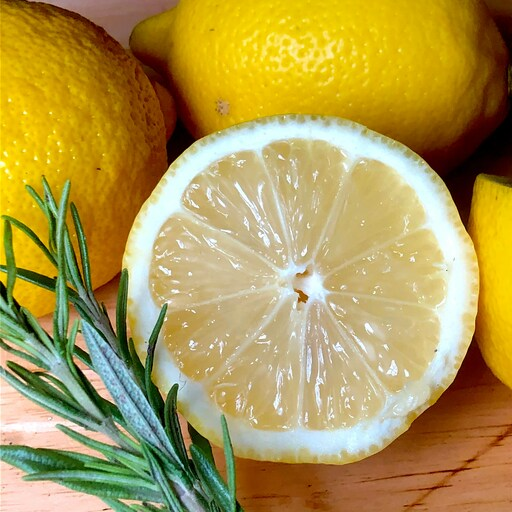
%> input picture lemon.jpg, 512 x 512 px
$ octave Downsampling_SaptialResolution.m   (GNU Octave 9; MATLAB toolbox functions it lacks are replaced by stand-ins)
%> lines starting %> are read from the running program, lines starting %| are printed output that depends on the picture
% MATLAB Program: Downsampling and Spatial Resolution
% by progressively downsampling a grayscale image using various sampling factors.

clear all;
close all;
clc;

OriginalImage = imread('lemon.jpg');  %Read image information
%> OriginalImage is the input picture: size 512x512x3 uint8; mean R, G, B 174.6, 152.7, 80.8
grayImage = rgb2gray(OriginalImage); %Converts RGB Color Image to Grayscale Image
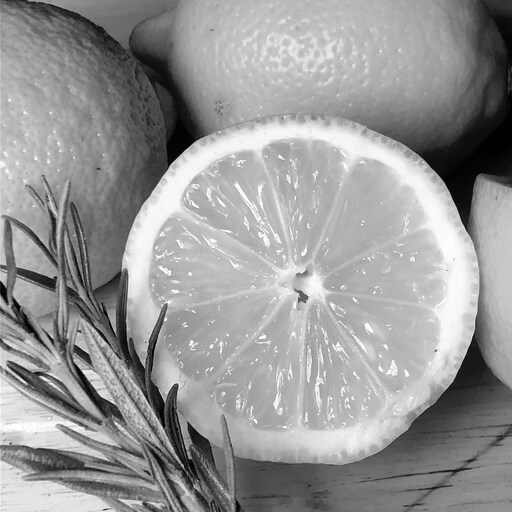
%> grayImage: size 512x512 uint8; min 0, max 255, mean 151

% Define the sampling factors for downsampling
factor = [2 4 8 16 32];


figure
montage({OriginalImage, grayImage}, 'Size', [1,2]);
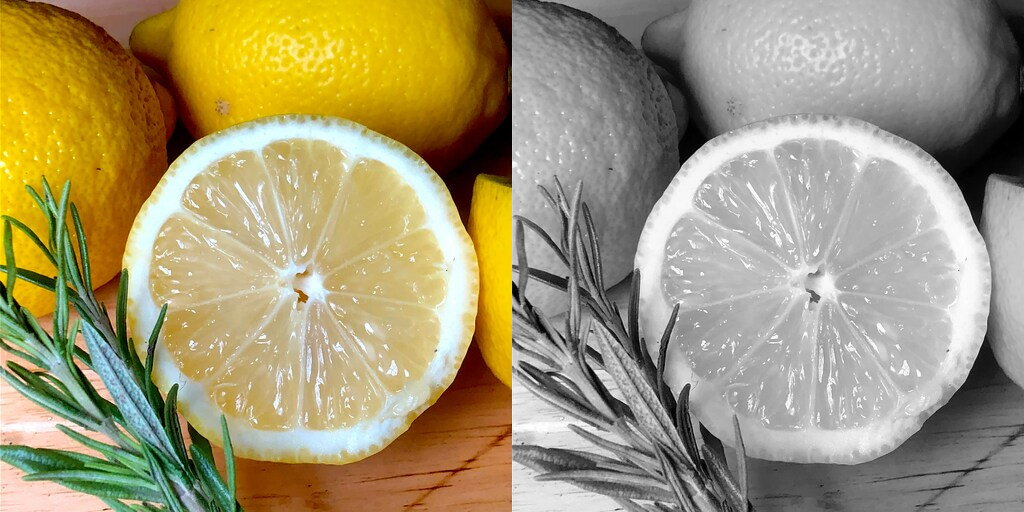
%> displayed picture: size 512x1024x3, on the screen's scale of 0 to 255; mean R, G, B 162.8, 151.9, 115.9
title('Original RGB and Grayscale Images');

figure
% Display the original grayscale image
subplot(231);
imshow(grayImage);
title('Original image 512 x 512' );
% Downsample by a factor of 2 (every 2nd pixel)
downSampled1 = grayImage(1:factor(1):end, 1:factor(1):end);
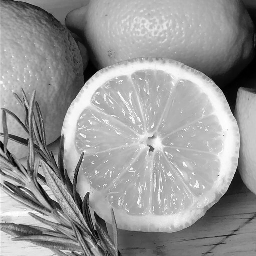
%> downSampled1: size 256x256 uint8; min 0, max 255, mean 151.2
subplot(232);
imshow(downSampled1);
title('Down Sampled image 256 x 256' );
% Downsample by a factor of 4
downSampled2 = grayImage(1:factor(2):end, 1:factor(2):end);
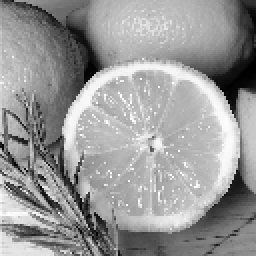
%> downSampled2: size 128x128 uint8 (shown 2 times larger); min 0, max 255, mean 151.5
subplot(233);
imshow(downSampled2);
title('Down Sampled image 128 x 128' );

% Downsample by a factor of 8
downSampled3 = grayImage(1:factor(3):end, 1:factor(3):end);
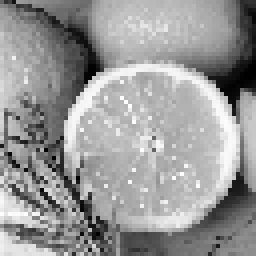
%> downSampled3: size 64x64 uint8 (shown 4 times larger); min 0, max 254, mean 151.7
subplot(234);
imshow(downSampled3);
title('Down Sampled image 64 x 64' );

% Downsample by a factor of 16
downSampled4 = grayImage(1:factor(4):end, 1:factor(4):end);
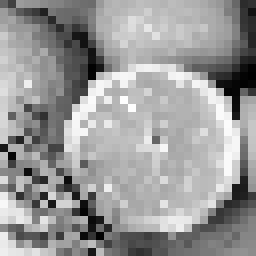
%> downSampled4: size 32x32 uint8 (shown 8 times larger); min 1, max 254, mean 152.3
subplot(235);
imshow(downSampled4);
title('Down Sampled image 32 x 32' );

% Downsample by a factor of 32
downsampled5 = grayImage(1:factor(5):end, 1:factor(5):end);
subplot(236);
imshow(downsampled5);
title('Down Sampled image 16 x 16' );
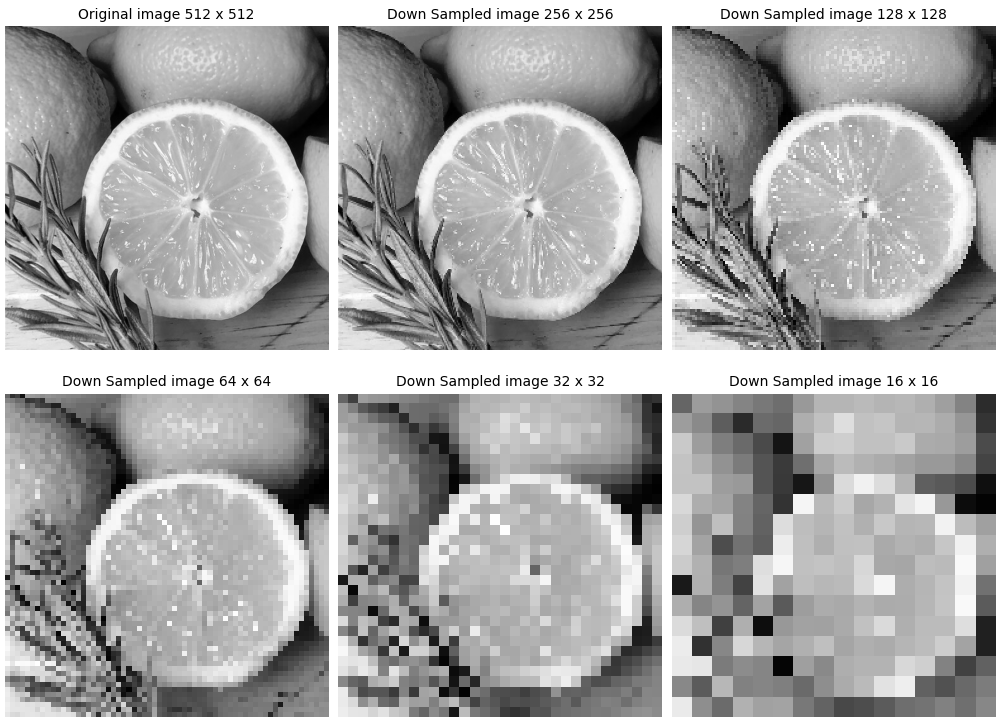
%> figure redrawn from the program's plot data, 6 panels

$ run again, with biker.jpg copied over lemon.jpg
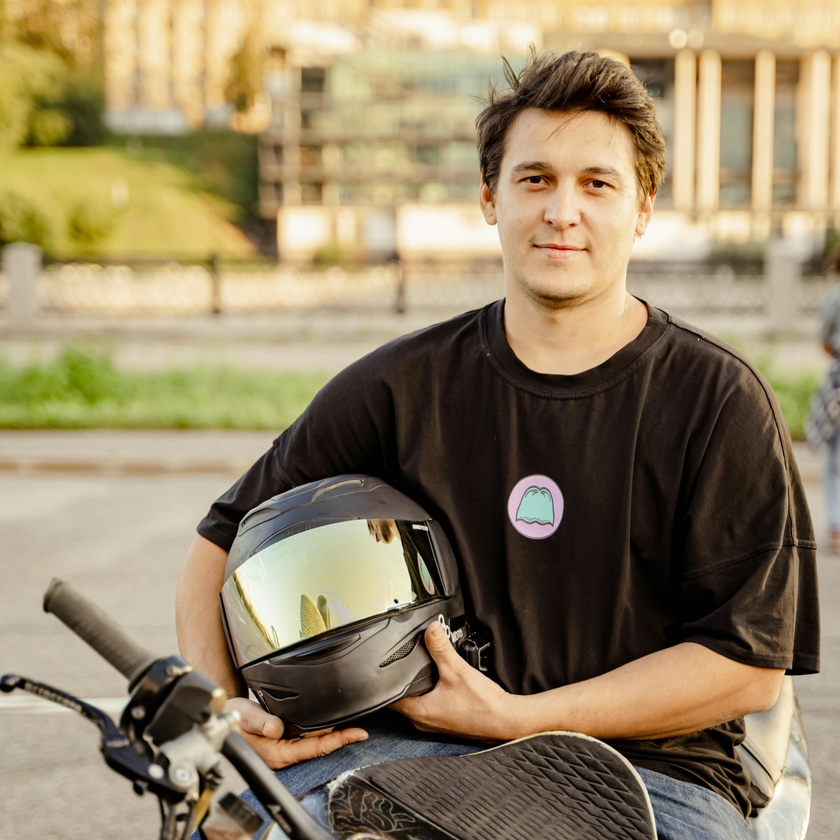
%> input picture biker.jpg, 840 x 840 px, shrunk from 3682 x 3682 before the run
%> OriginalImage is the input picture: size 840x840x3 uint8; mean R, G, B 147.8, 132.1, 102.1
%> `montage({OriginalImage, grayImage}, 'Size', [1,2]);`:
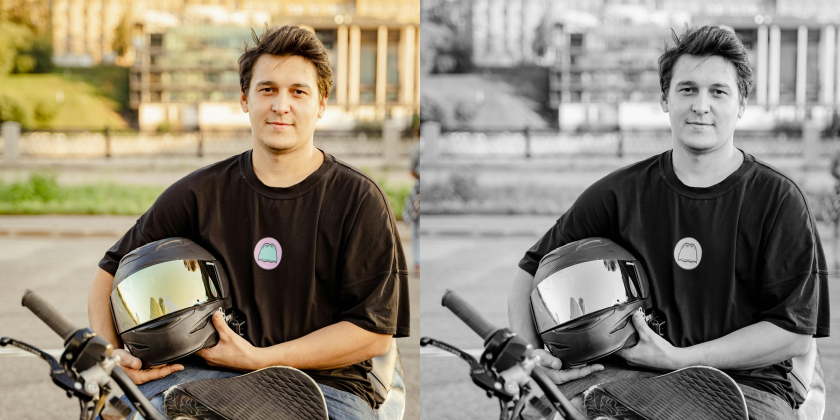
%> displayed picture: size 840x1680x3, on the screen's scale of 0 to 255 (shown at 1/2 size); mean R, G, B 140.6, 132.7, 117.8
%> `downsampled5 = grayImage(1:factor(5):end, 1:factor(5):end);`:
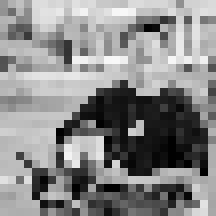
%> downsampled5: size 27x27 uint8 (shown 8 times larger); min 0, max 248, mean 136.3

$ run again, with flower.jpg copied over lemon.jpg
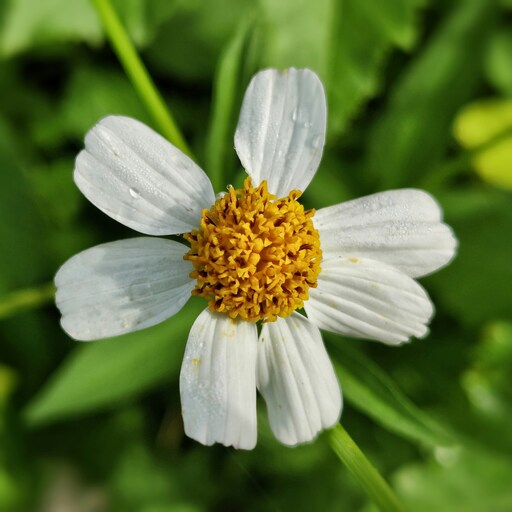
%> input picture flower.jpg, 512 x 512 px
%> OriginalImage is the input picture: size 512x512x3 uint8; mean R, G, B 96.9, 116.5, 60
%> `montage({OriginalImage, grayImage}, 'Size', [1,2]);`:
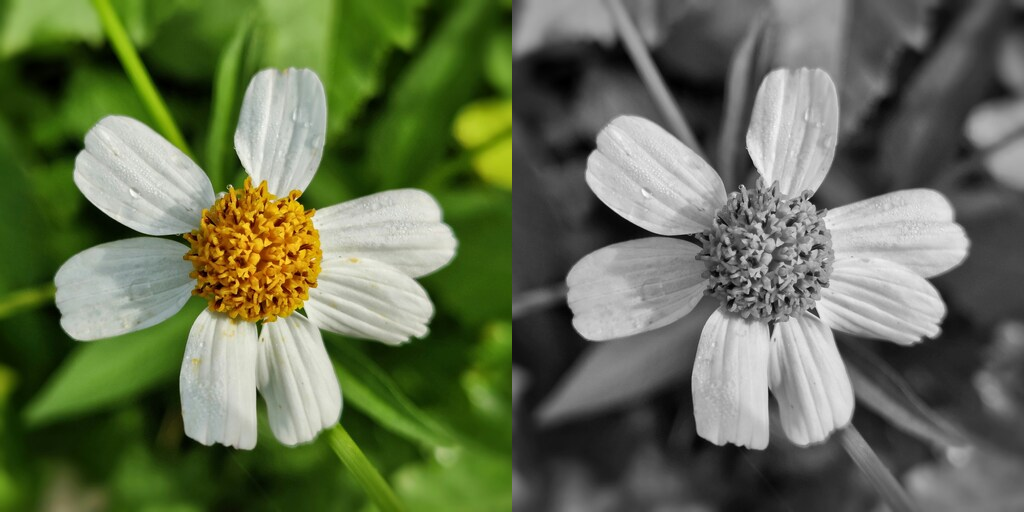
%> displayed picture: size 512x1024x3, on the screen's scale of 0 to 255; mean R, G, B 100.6, 110.4, 82.1
%> `downSampled4 = grayImage(1:factor(4):end, 1:factor(4):end);`:
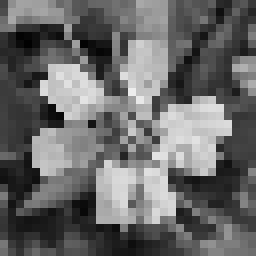
%> downSampled4: size 32x32 uint8 (shown 8 times larger); min 1, max 237, mean 104.4

$ run again, with library.jpg copied over lemon.jpg
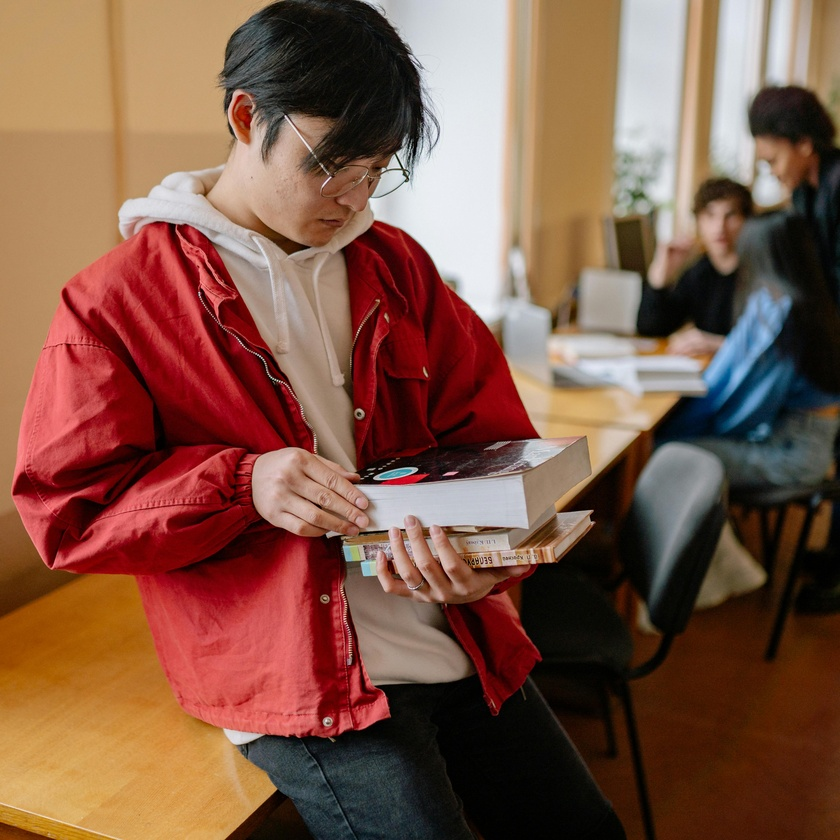
%> input picture library.jpg, 840 x 840 px, shrunk from 4000 x 4000 before the run
%> OriginalImage is the input picture: size 840x840x3 uint8; mean R, G, B 127.8, 87.8, 71
%> `downsampled5 = grayImage(1:factor(5):end, 1:factor(5):end);`:
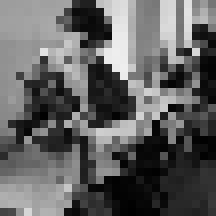
%> downsampled5: size 27x27 uint8 (shown 8 times larger); min 0, max 238, mean 97
